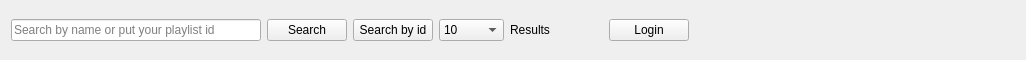
       <widget class="QWidget" name="widget" native="true">
        <property name="minimumSize">
         <size>
          <width>0</width>
          <height>60</height>
         </size>
        </property>
        <property name="maximumSize">
         <size>
          <width>16777215</width>
          <height>60</height>
         </size>
        </property>
        <property name="layoutDirection">
         <enum>Qt::LeftToRight</enum>
        </property>
        <layout class="QHBoxLayout" name="horizontalLayout_2">
         <property name="topMargin">
          <number>0</number>
         </property>
         <property name="bottomMargin">
          <number>0</number>
         </property>
         <item>
          <widget class="QLineEdit" name="searchInput">
           <property name="minimumSize">
            <size>
             <width>250</width>
             <height>0</height>
            </size>
           </property>
           <property name="maximumSize">
            <size>
             <width>350</width>
             <height>16777215</height>
            </size>
           </property>
           <property name="placeholderText">
            <string>Search by name or put your playlist id</string>
           </property>
          </widget>
         </item>
         <item>
          <widget class="QPushButton" name="searchBtn">
           <property name="text">
            <string>Search</string>
           </property>
          </widget>
         </item>
         <item>
          <widget class="QPushButton" name="searchPlaylistBtn">
           <property name="text">
            <string>Search by id</string>
           </property>
          </widget>
         </item>
         <item>
          <widget class="QComboBox" name="resultAmountCombo">
           <property name="minimumSize">
            <size>
             <width>65</width>
             <height>0</height>
            </size>
           </property>
           <property name="maximumSize">
            <size>
             <width>65</width>
             <height>16777215</height>
            </size>
           </property>
           <property name="minimumContentsLength">
            <number>6</number>
           </property>
           <item>
            <property name="text">
             <string>10</string>
            </property>
           </item>
           <item>
            <property name="text">
             <string>20</string>
            </property>
           </item>
           <item>
            <property name="text">
             <string>30</string>
            </property>
           </item>
           <item>
            <property name="text">
             <string>40</string>
            </property>
           </item>
           <item>
            <property name="text">
             <string>50</string>
            </property>
           </item>
          </widget>
         </item>
         <item>
          <widget class="QLabel" name="label_6">
           <property name="text">
            <string>Results</string>
           </property>
          </widget>
         </item>
         <item>
          <spacer name="horizontalSpacer">
           <property name="orientation">
            <enum>Qt::Horizontal</enum>
           </property>
           <property name="sizeHint" stdset="0">
            <size>
             <width>40</width>
             <height>20</height>
            </size>
           </property>
          </spacer>
         </item>
         <item>
          <widget class="QLabel" name="accountTypeLabel">
           <property name="text">
            <string/>
           </property>
          </widget>
         </item>
         <item>
          <widget class="QPushButton" name="loginBtn">
           <property name="text">
            <string>Login</string>
           </property>
          </widget>
         </item>
         <item>
          <spacer name="horizontalSpacer_2">
           <property name="orientation">
            <enum>Qt::Horizontal</enum>
           </property>
           <property name="sizeType">
            <enum>QSizePolicy::Fixed</enum>
           </property>
           <property name="sizeHint" stdset="0">
            <size>
             <width>20</width>
             <height>20</height>
            </size>
           </property>
          </spacer>
         </item>
         <item>
          <widget class="QLabel" name="bannerLabel">
           <property name="minimumSize">
            <size>
             <width>300</width>
             <height>65</height>
            </size>
           </property>
           <property name="maximumSize">
            <size>
             <width>300</width>
             <height>65</height>
            </size>
           </property>
           <property name="text">
            <string/>
           </property>
           <property name="textFormat">
            <enum>Qt::RichText</enum>
           </property>
           <property name="pixmap">
            <pixmap>Resources/ZSpotifyBannerTP.png</pixmap>
           </property>
           <property name="scaledContents">
            <bool>true</bool>
           </property>
          </widget>
         </item>
        </layout>
       </widget>
